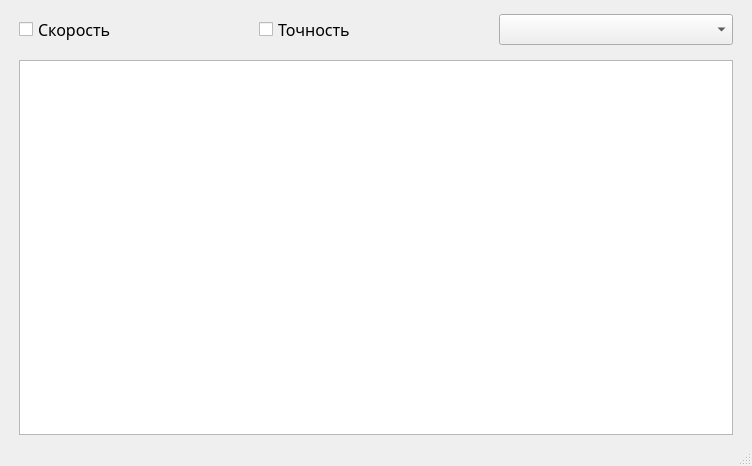
<?xml version="1.0" encoding="UTF-8"?>
<ui version="4.0">
 <class>MainWindow</class>
 <widget class="QMainWindow" name="MainWindow">
  <property name="geometry">
   <rect>
    <x>0</x>
    <y>0</y>
    <width>752</width>
    <height>466</height>
   </rect>
  </property>
  <property name="windowTitle">
   <string>Статистика</string>
  </property>
  <widget class="QWidget" name="centralwidget">
   <layout class="QGridLayout" name="gridLayout_2">
    <item row="0" column="0">
     <layout class="QGridLayout" name="gridLayout">
      <property name="leftMargin">
       <number>10</number>
      </property>
      <property name="topMargin">
       <number>5</number>
      </property>
      <property name="rightMargin">
       <number>10</number>
      </property>
      <property name="verticalSpacing">
       <number>15</number>
      </property>
      <item row="0" column="0">
       <widget class="QCheckBox" name="speedCB">
        <property name="font">
         <font>
          <family>Segoe UI Semilight</family>
          <pointsize>12</pointsize>
         </font>
        </property>
        <property name="text">
         <string>Скорость</string>
        </property>
       </widget>
      </item>
      <item row="0" column="1">
       <widget class="QCheckBox" name="accuracyCB">
        <property name="font">
         <font>
          <family>Segoe UI Semilight</family>
          <pointsize>12</pointsize>
         </font>
        </property>
        <property name="text">
         <string>Точность</string>
        </property>
       </widget>
      </item>
      <item row="0" column="2">
       <widget class="QComboBox" name="comboBox">
        <property name="font">
         <font>
          <family>Segoe UI Semilight</family>
          <pointsize>12</pointsize>
         </font>
        </property>
        <property name="editable">
         <bool>false</bool>
        </property>
        <property name="currentText">
         <string/>
        </property>
       </widget>
      </item>
      <item row="1" column="0" colspan="3">
       <widget class="PlotWidget" name="graphicsView"/>
      </item>
     </layout>
    </item>
   </layout>
  </widget>
  <widget class="QMenuBar" name="menubar">
   <property name="geometry">
    <rect>
     <x>0</x>
     <y>0</y>
     <width>752</width>
     <height>19</height>
    </rect>
   </property>
  </widget>
  <widget class="QStatusBar" name="statusbar"/>
 </widget>
 <customwidgets>
  <customwidget>
   <class>PlotWidget</class>
   <extends>QGraphicsView</extends>
   <header>pyqtgraph</header>
  </customwidget>
 </customwidgets>
 <resources/>
 <connections/>
</ui>
